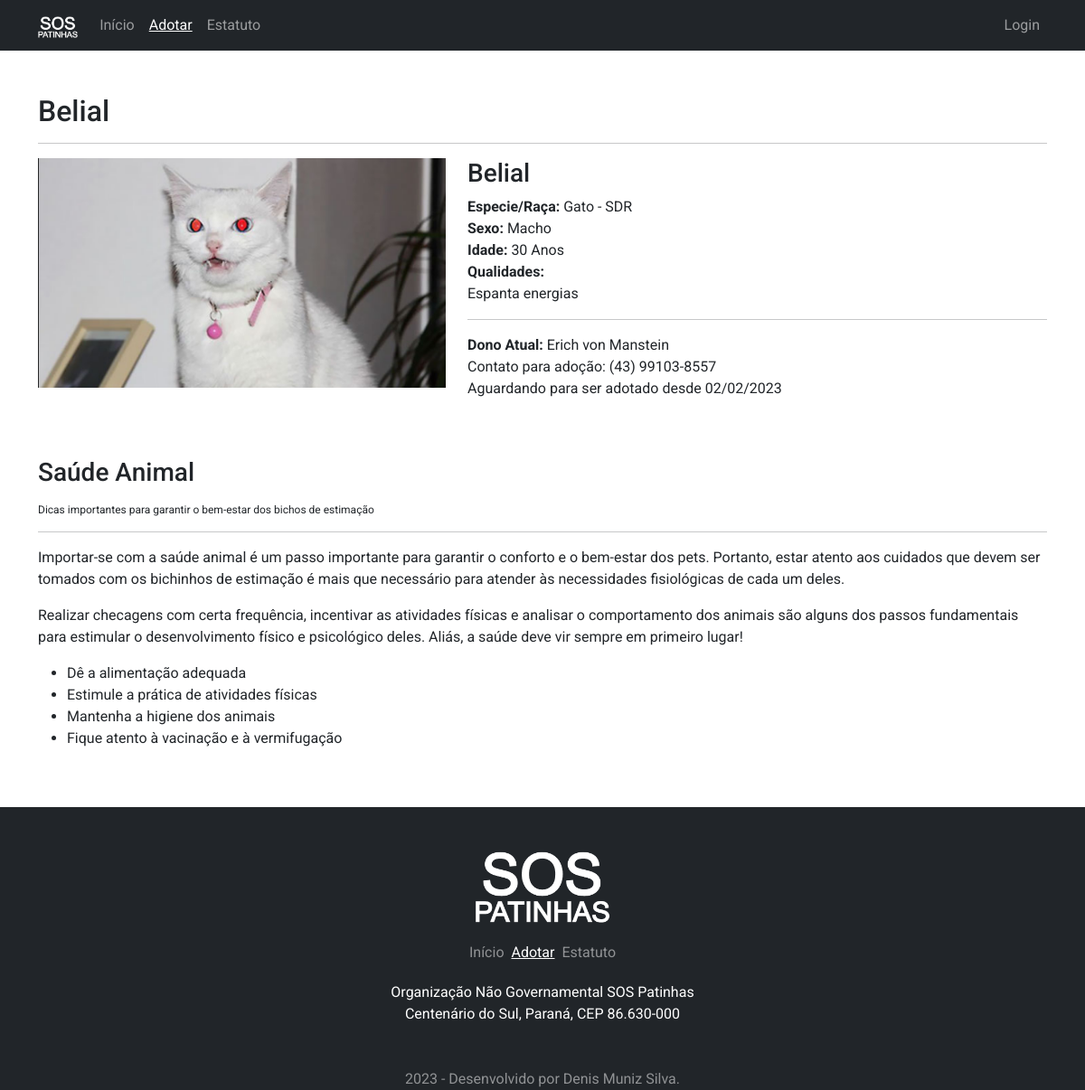
/adocao/perfil/4, run on the app's committed database.
### pet/models.py (models this page shows, shortened)
class Adocao(models.Model):
    VAR_SEXO = [
        ('Indefinido', 'Indefinido'),
        ('Macho', 'Macho'),
        ('Fêmea', 'Fêmea'),
    ]
    VAR_STATUS = [
        ('d', 'Disponível'),
        ('a', 'Adotado'),
        ('c', 'Adoção Cancelada'),
    ]
    VAR_IDADE = [
        ('Desconhecida', 'Desconhecida'),
        ('01 Mês', '01 Mês'),
        ('02 Mêses', '02 Mêses'),
        ('03 Mêses', '03 Mêses'),
        ('04 Mêses', '04 Mêses'),
        ('05 Mêses', '05 Mêses'),
        ('06 Mêses', '06 Mêses'),
        ('07 Mêses', '07 Mêses'),
        ('08 Mêses', '08 Mêses'),
        ('09 Mêses', '09 Mêses'),
        ('10 Mêses', '10 Mêses'),
        ('11 Mêses', '11 Mêses'),
        ('01 Ano', '01 Ano'),
        ('02 Anos', '02 Anos'),
        ('03 Anos', '03 Anos'),
        ('04 Anos', '04 Anos'),
        ('05 Anos', '05 Anos'),
        ('06 Anos', '06 Anos'),
        ('07 Anos', '07 Anos'),
        ('08 Anos', '08 Anos'),
        ('09 Anos', '09 Anos'),
        ('10 Anos', '10 Anos'),
        ('11 Anos', '11 Anos'),
        ('12 Anos', '12 Anos'),
        ('13 Anos', '13 Anos'),
        ('14 Anos', '14 Anos'),
        ('15 Anos', '15 Anos'),
        ('16 Anos', '16 Anos'),
        ('17 Anos', '17 Anos'),
        ('18 Anos', '18 Anos'),
        ('19 Anos', '19 Anos'),
        ('20 Anos', '20 Anos'),
        ('21 Anos', '21 Anos'),
        ('22 Anos', '22 Anos'),
        ('23 Anos', '23 Anos'),
        ('24 Anos', '24 Anos'),
        ('25 Anos', '25 Anos'),
        ('26 Anos', '26 Anos'),
        ('27 Anos', '27 Anos'),
        ('28 Anos', '28 Anos'),
        ('29 Anos', '29 Anos'),
        ('30 Anos', '30 Anos'),
    ]
    cadastrado_em = models.DateTimeField(auto_now_add=True)
    cadastrado_por = models.ForeignKey(User, on_delete=models.PROTECT, verbose_name='Cadastrante')
    nome_dono = models.CharField(
        max_length=200, verbose_name='Nome Completo do Dono')
    email_1 = models.EmailField(
        max_length=150, verbose_name='E-mail 01', null=True, blank=True)
    email_2 = models.EmailField(
        max_length=150, verbose_name='E-mail 02', null=True, blank=True)
    fone_1 = models.CharField(max_length=15, verbose_name='Fone 01')
    fone_2 = models.CharField(
        max_length=15, verbose_name='Fone 02', null=True, blank=True)
    fone_3 = models.CharField(
        max_length=15, verbose_name='Fone 03', null=True, blank=True)
    obs = models.TextField(
        max_length=2000, verbose_name='Observações', null=True, blank=True)
    cep = models.CharField(
        max_length=8, verbose_name='CEP', null=True, blank=True)
    estado = models.CharField(
        max_length=2, verbose_name='Estado', null=True, blank=True)
    cidade = models.CharField(
        max_length=200, verbose_name='Cidade', null=True, blank=True)
    bairro = models.CharField(
        max_length=200, verbose_name='Bairro', null=True, blank=True)
    endereco = models.CharField(
        max_length=250, verbose_name='Endereço', null=True, blank=True)
    numero = models.IntegerField(
        default=0, verbose_name='Número', null=True, blank=True)
    complemento = models.TextField(
        max_length=2000, verbose_name='Complemento', null=True, blank=True)
    nome_pet = models.CharField(max_length=200, verbose_name='Nome do Pet')
    idade = models.CharField(max_length=15, choices=VAR_IDADE)
    especie = models.ForeignKey(
        Especie, on_delete=models.PROTECT, verbose_name='Especie')
    raca = models.ForeignKey(
        Raca, on_delete=models.PROTECT, verbose_name='Raça')
    sexo = models.CharField(max_length=10, choices=VAR_SEXO)
    qualidades = models.CharField(max_length=2000, verbose_name='Qualidades')
    img = models.ImageField(upload_to='Adocao_fotos/', verbose_name='Foto')
    status = models.CharField(max_length=1, choices=VAR_STATUS)

class Raca(models.Model):
    especie = models.ForeignKey(
        Especie, on_delete=models.PROTECT, verbose_name='Especie')
    raca = models.CharField(max_length=150, verbose_name='Raça')
    def __str__(self):
        return f"{self.especie.nome} - {self.raca}"

class Especie(models.Model):
    nome = models.CharField(
        max_length=150, verbose_name='Nome', unique=True, null=False)

### pet/views.py (the view)
# urls.py: path('adocao/perfil/<int:pk>', PerfilPet.as_view(), name='perfil-pet'),
class PerfilPet(ListView):
    model = Adocao
    template_name = 'pet/pet_perfil.html'
    def get_queryset(self):
        self.object_list = Adocao.objects.filter(pk=self.kwargs['pk'])
        return self.object_list

### pet/templates/pet/pet_perfil.html (shortened to what this page needs)
{% extends 'base.html' %}
{% load static %}
{% block menuativo2 %} active {% endblock %}
{% block footerativo2 %} active {% endblock %}
{% block pagina %}
<div class="container py-5">
    {% for item in object_list %}
    <h2>{{item.nome_pet}}</h2>
    <hr>
    <section class="row">
        <div class="col-sm-12 col-md-5">
            <img src="{% url 'inicio' %}{{item.img}}" class="img-fluid w-100" alt="Foto do Pet">
        </div>
        <div class="col-sm-12 col-md-7">
            <h3>{{item.nome_pet}}</h3>
            <p>
                <b>Especie/Raça:</b> {{item.raca}}<br>
                <b>Sexo:</b> {{item.sexo}}<br>
                <b>Idade:</b> {{item.idade}}<br>
                <b>Qualidades:</b><br>{{item.qualidades}}
            </p>
            <hr>
            <p>
                <b>Dono Atual:</b> {{item.nome_dono}}<br>
                Contato para adoção: {{item.fone_1}}<br>
                Aguardando para ser adotado desde {{item.cadastrado_em |date:"d/m/Y"}}
            </p>
        </div>
    </section>
    <section class="mt-5">
        <h3>Saúde Animal</h3>
        <sub>Dicas importantes para garantir o bem-estar dos bichos de estimação</sub>
        <hr>
        <p>
            Importar-se com a saúde animal é um passo importante para garantir o conforto e o bem-estar dos pets.
            Portanto, estar atento aos cuidados que devem ser tomados com os bichinhos de estimação é mais que
            necessário para atender às necessidades fisiológicas de cada um deles.
        </p>
        <p>
            Realizar checagens com certa frequência, incentivar as atividades físicas e analisar o comportamento dos
            animais são alguns dos passos fundamentais para estimular o desenvolvimento físico e psicológico deles.
            Aliás, a saúde deve vir sempre em primeiro lugar!
        <ul>
            <li>Dê a alimentação adequada</li>
            <li>Estimule a prática de atividades físicas</li>
            <li>Mantenha a higiene dos animais</li>
            <li>Fique atento à vacinação e à vermifugação</li>
        </ul>
        </p>
    </section>
    {% endfor %}
</div>
{% endblock %}

### static/css/main.css (style rules this page uses)
* { font-family: 'Mountains of Christmas', cursive; font-family: 'Roboto', sans-serif; }

### data on the page
Adocao: nome_pet "Belial", img (picture), raca "Gato - SDR", sexo "Macho", idade "30 Anos", qualidades "Espanta energias", nome_dono "Erich von Manstein", fone_1 "(43) 99103-8557", cadastrado_em "02/02/2023"
